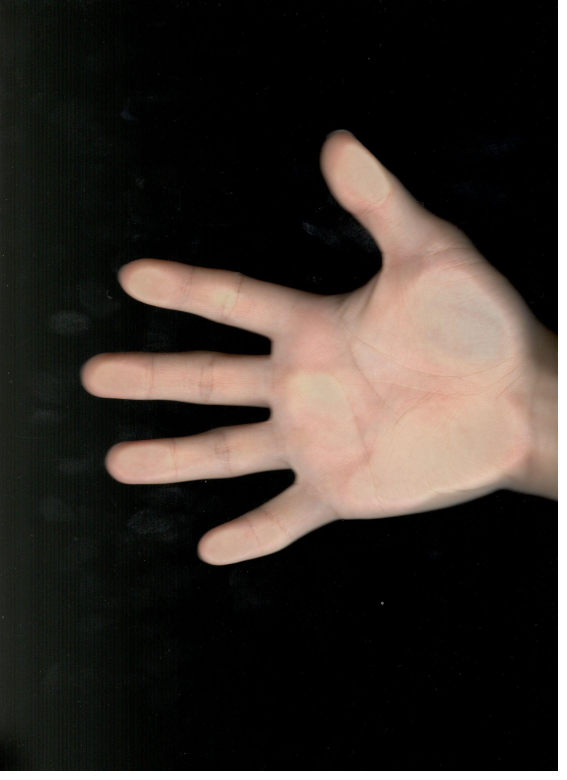
#> input picture opencvtest_andrew/all_cali/chengjie_r_old.jpg, 1700 x 2338 px, given in place of 1.jpg, which was not available (shown at 1/3 size)
$ python test2.py   (older library calls are emulated)
#> lines starting #> are read from the running program, lines starting #| are printed output that depends on the picture; after the words box and inside, x2 and y2 are one past the last pixel; in counts of white or black regions, pixels touching at a corner belong together; pictures that were not available may be replaced by others from this repository, and a replacement may not be noted
#> further down, img is the input picture: shape (2338, 1700, 3); mean B, G, R 42.5, 47.7, 54.7
import cv2, imutils as im, argparse
import numpy as np
import math


def process_image(img):
    CORRECTION_NEEDED = False
    # Define lower and upper bounds of skin areas in YCrCb colour space.
    lower = np.array([0, 139, 60], np.uint8)
    upper = np.array([255, 180, 127], np.uint8)
    # convert img into 300*x large
    r = 300.0 / img.shape[1]
#> r = 0.176
    dim = (300, int(img.shape[0] * r))
#> dim = (300, 412)
    img = cv2.resize(img, dim, interpolation=cv2.INTER_AREA)
#> img: shape (412, 300, 3)
    original = img.copy()

    # Extract skin areas from the image and apply thresholding
    ycrcb = cv2.cvtColor(img, cv2.COLOR_BGR2YCR_CB)
#> ycrcb: shape (412, 300, 3); mean of channels 0, 1, 2 49.2, 131.9, 124.2

    mask = cv2.inRange(ycrcb, lower, upper)
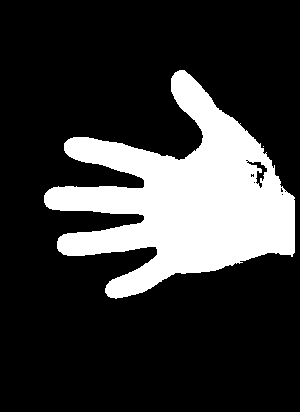
#> mask: shape (412, 300); 21.7% white; 2 white regions (1 under 20 px)
    skin = cv2.bitwise_and(ycrcb, ycrcb, mask=mask)
#> skin: shape (412, 300, 3); mean of channels 0, 1, 2 36.6, 31.9, 24.5
    _, black_and_white = cv2.threshold(mask, 127, 255, 0)

    cv2.imshow('skin', skin)
    cv2.imshow('thresh', black_and_white)

    cv2.waitKey(0)

    # Find contours from the thresholded image
    contours, _ = cv2.findContours(black_and_white, cv2.RETR_TREE, cv2.CHAIN_APPROX_SIMPLE)
#> contours = 9 contours, 7 with area under 20; largest, box (x1, y1, x2, y2) and area: (44, 70, 295, 299) 26361, (246, 160, 268, 189) 202

    # Get the maximum contour. It is usually the hand.
    length = len(contours)
#> length = 9
    maxArea = -1
    final_Contour = np.zeros(img.shape, np.uint8)
    # print(final_Contour)
    if length > 0:
        for i in range(length):
            temp = contours[i]
            area = cv2.contourArea(temp)
            if area > maxArea:
                maxArea = area
                ci = i
#> this loop made 9 passes
#> (area, maxArea) on pass 2: (26361, 26361)
#> area on pass 8: 201.5
#> after the loop, ci = 1; maxArea = 26361
        largest_contour = contours[ci]
#> largest_contour = contour of 500 points, box (x1, y1, x2, y2) (44, 70, 295, 299), area 26361

    # print(largest_contour)
    # Draw it on the image, in case you need to see the ellipse.
    cv2.drawContours(final_Contour, [largest_contour], 0, (0, 255, 0), 2)
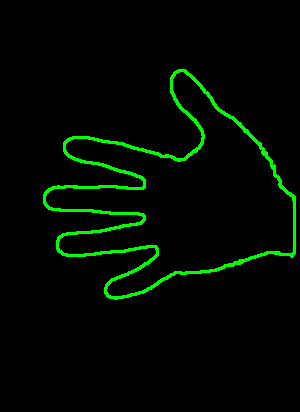
#> final_Contour: shape (412, 300, 3); mean of channels 0, 1, 2 0, 8.9, 0; drawn as B, G, R

    # Get the angle of inclination
    ellipse = _, _, angle = cv2.fitEllipse(largest_contour)
#> ellipse = ((175.3, 197), (189, 222.6), 82.58); angle = 82.58

    # original = cv2.bitwise_and(original, original, mask=black_and_white)

    # Vertical adjustment correction
    '''
    This variable is used when the result of hand segmentation is upside down. Will change it to 0 or 180 to correct the actual angle.
    The issue arises because the angle is returned only between 0 and 180, rather than 360.
    '''
    vertical_adjustment_correction = 0
    if CORRECTION_NEEDED: vertical_adjustment_correction = 180

    # Rotate the image to get hand upright
    if angle >= 90:
        black_and_white = im.rotate_bound(black_and_white, vertical_adjustment_correction + 180 - angle)
        original = im.rotate_bound(original, vertical_adjustment_correction + 180 - angle)
        final_Contour = im.rotate_bound(original, vertical_adjustment_correction + 180 - angle)
    else:
        black_and_white = im.rotate_bound(black_and_white, vertical_adjustment_correction - angle)
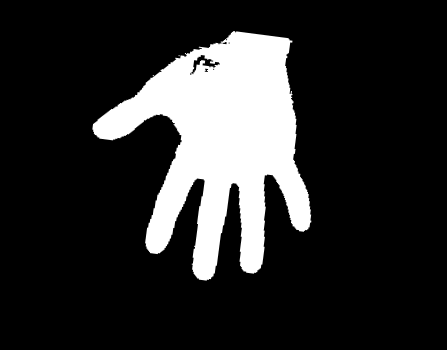
#> black_and_white: shape (350, 447); min 0, max 255, mean 43.7
        original = im.rotate_bound(original, vertical_adjustment_correction - angle)
        final_Contour = im.rotate_bound(final_Contour, vertical_adjustment_correction - angle)
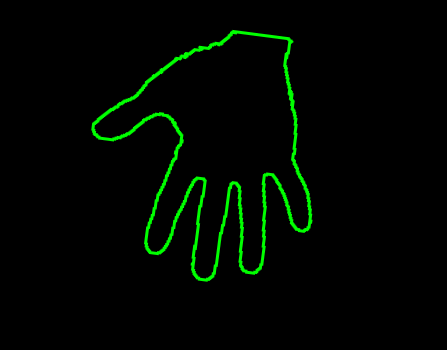
#> final_Contour: shape (350, 447, 3); mean of channels 0, 1, 2 0, 7, 0; drawn as B, G, R

    original = cv2.bitwise_and(original, original, mask=black_and_white)
    cv2.imshow('Extracted Hand', final_Contour)
    cv2.imshow('Original image', original)
    cv2.waitKey(0)
    # 求手掌中心
    # 参考至http://answers.opencv.org/question/180668/how-to-find-the-center-of-one-palm-in-the-picture/
    # 因为已经是黑白的，所以省略这一句
    # cv2.threshold(black_and_white, black_and_white, 200, 255, cv2.THRESH_BINARY)

    distance = cv2.distanceTransform(black_and_white, cv2.DIST_L2, 5, cv2.CV_32F)
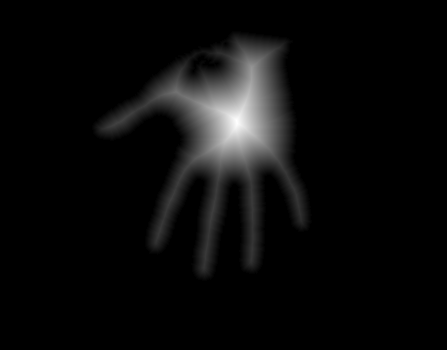
#> distance: shape (350, 447) float32; min 0, max 59.15, mean 2.6; drawn with min black and max white
    # Calculates the distance to the closest zero pixel for each pixel of the source image.
    maxdist = 0
    # rows,cols = img.shape
    for i in range(distance.shape[0]):
        for j in range(distance.shape[1]):
            # 先扩展一下访问像素的 .at 的用法：
            # cv::mat的成员函数： .at(int y， int x)
            # 可以用来存取图像中对应坐标为（x，y）的元素坐标。
            # 但是在使用它时要注意，在编译期必须要已知图像的数据类型.
            # 这是因为cv::mat可以存放任意数据类型的元素。因此at方法的实现是用模板函数来实现的。
            dist = distance[i][j]
            if maxdist < dist:
                x = j
                y = i
                maxdist = dist
#> after the loop, maxdist = 59.15; x = 236; y = 120
    # 得到手掌中心并画出最大内切圆
    final_img = original.copy()
    cv2.circle(original, (x, y), maxdist, (255, 100, 255), 1, 8, 0)
    half_slide = maxdist * math.cos(math.pi / 4)
#> half_slide = 41.83
    (left, right, top, bottom) = ((x - half_slide), (x + half_slide), (y - half_slide), (y + half_slide))
#> left = 194.2; right = 277.8; top = 78.17; bottom = 161.8
    p1 = (int(left), int(top))
#> p1 = (194, 78)
    p2 = (int(right), int(bottom))
#> p2 = (277, 161)
    cv2.rectangle(original, p1, p2, (77, 255, 9), 1, 1)
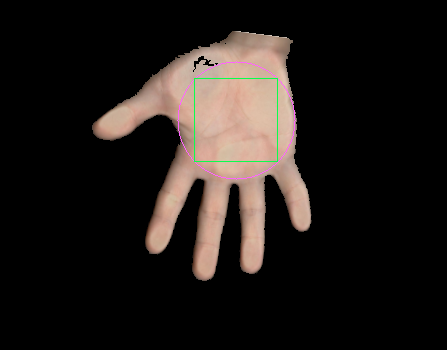
#> original: shape (350, 447, 3); mean of channels 0, 1, 2 24.8, 27.9, 33.7; drawn as B, G, R
    final_img = final_img[int(top):int(bottom),int(left):int(right)]
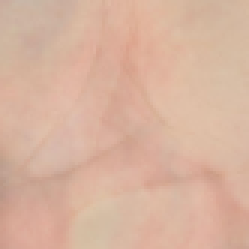
#> final_img: shape (83, 83, 3) (shown 3 times larger); mean of channels 0, 1, 2 158.7, 179.1, 216.5; drawn as B, G, R
    cv2.imshow('palm image', original)
    cv2.waitKey(0)
    cv2.destroyAllWindows()
    return final_img

img = cv2.imread('1.jpg')
process_image(img)

$ run again, on opencvtest_andrew/all_cali/chenmeixi_r.jpg
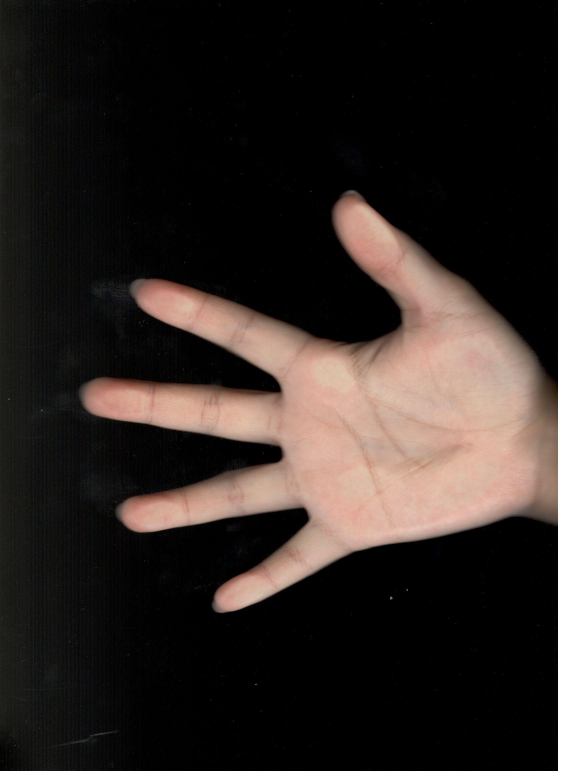
#> input picture opencvtest_andrew/all_cali/chenmeixi_r.jpg, 1700 x 2338 px, given in place of 1.jpg, which was not available (shown at 1/3 size)
#> img is the input picture: shape (2338, 1700, 3); mean B, G, R 38.3, 41.9, 49.7
#> img: shape (412, 300, 3)
#> ycrcb: shape (412, 300, 3); mean of channels 0, 1, 2 43.8, 132.2, 124.9
#> in process_image, `mask = cv2.inRange(ycrcb, lower, upper)`:
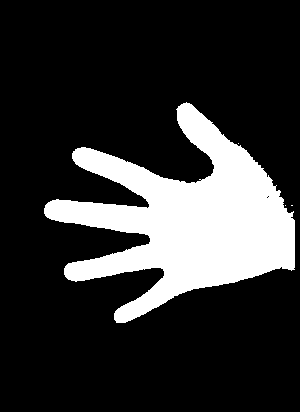
#> mask: shape (412, 300); 19.8% white; 4 white regions (3 under 20 px)
#> skin: shape (412, 300, 3); mean of channels 0, 1, 2 32.8, 29.5, 22.4
#> contours = 6 contours, 5 with area under 20; largest, box (x1, y1, x2, y2) and area: (44, 102, 295, 323) 23908
#> length = 6
#> the loop in process_image, `for i in range(length):` made 6 passes
#> (area, maxArea) on pass 4: (23908.5, 23908.5)
#> after the loop in process_image, `for i in range(length):`: ci = 3; maxArea = 23908.5
#> largest_contour = contour of 609 points, box (x1, y1, x2, y2) (44, 102, 295, 323), area 23908
#> ellipse = ((176.2, 218.7), (180, 222.3), 88.95); angle = 88.95
#> after the loop in process_image, `for i in range(distance.shape[0]):`: maxdist = 55.33; x = 230; y = 71
#> half_slide = 39.13
#> left = 190.9; right = 269.1; top = 31.87; bottom = 110.1
#> p1 = (190, 31)
#> p2 = (269, 110)
#> in process_image, `final_img = final_img[int(top):int(bottom),int(left):int(right)]`:
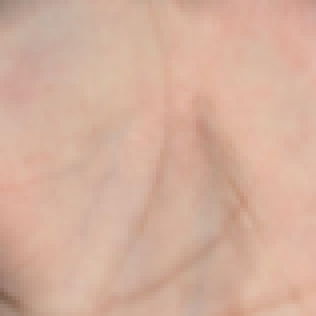
#> final_img: shape (79, 79, 3) (shown 4 times larger); mean of channels 0, 1, 2 156.4, 175, 212.7; drawn as B, G, R

$ run again, on opencvtest_andrew/all_cali/chukai_r.jpg
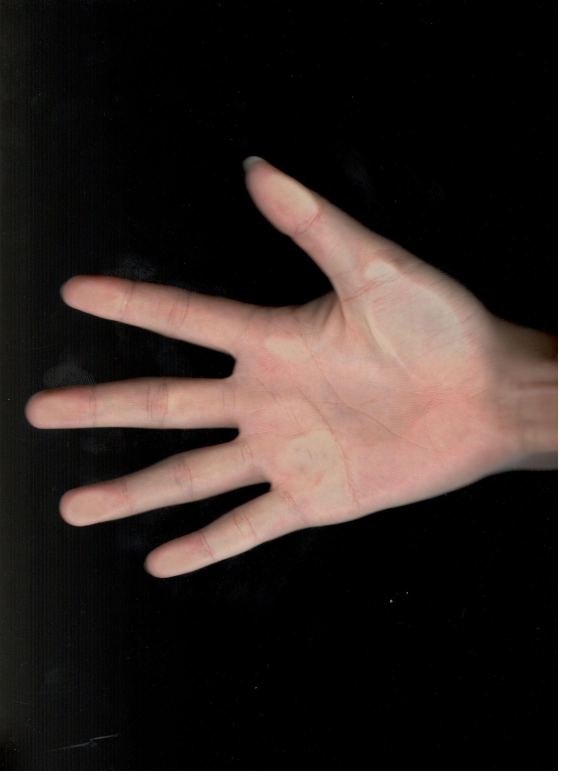
#> input picture opencvtest_andrew/all_cali/chukai_r.jpg, 1700 x 2338 px, given in place of 1.jpg, which was not available (shown at 1/3 size)
#> img is the input picture: shape (2338, 1700, 3); mean B, G, R 39.1, 42.4, 51.9
#> img: shape (412, 300, 3)
#> ycrcb: shape (412, 300, 3); mean of channels 0, 1, 2 44.9, 133, 124.7
#> in process_image, `mask = cv2.inRange(ycrcb, lower, upper)`:
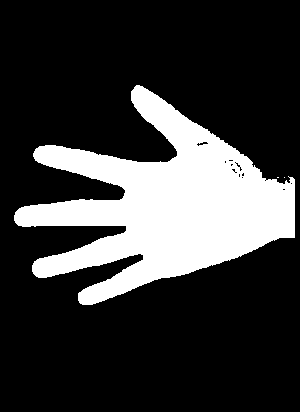
#> mask: shape (412, 300); 22.6% white; 3 white regions (2 under 20 px)
#> skin: shape (412, 300, 3); mean of channels 0, 1, 2 34.2, 33.8, 25.8
#> contours = 18 contours, 16 with area under 20; largest, box (x1, y1, x2, y2) and area: (14, 85, 295, 305) 27308, (196, 141, 209, 147) 31
#> length = 18
#> the loop in process_image, `for i in range(length):` made 18 passes
#> (area, maxArea) on pass 3: (27308.5, 27308.5)
#> after the loop in process_image, `for i in range(length):`: ci = 2; maxArea = 27308.5
#> largest_contour = contour of 631 points, box (x1, y1, x2, y2) (14, 85, 295, 305), area 27308
#> ellipse = ((153.5, 201.8), (176.9, 245.9), 83.17); angle = 83.17
#> after the loop in process_image, `for i in range(distance.shape[0]):`: maxdist = 57.76; x = 234; y = 137
#> half_slide = 40.84
#> left = 193.2; right = 274.8; top = 96.16; bottom = 177.8
#> p1 = (193, 96)
#> p2 = (274, 177)
#> in process_image, `final_img = final_img[int(top):int(bottom),int(left):int(right)]`:
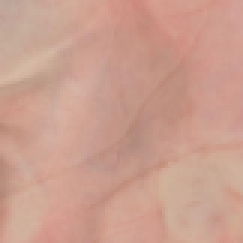
#> final_img: shape (81, 81, 3) (shown 3 times larger); mean of channels 0, 1, 2 143.4, 158.6, 203.2; drawn as B, G, R
